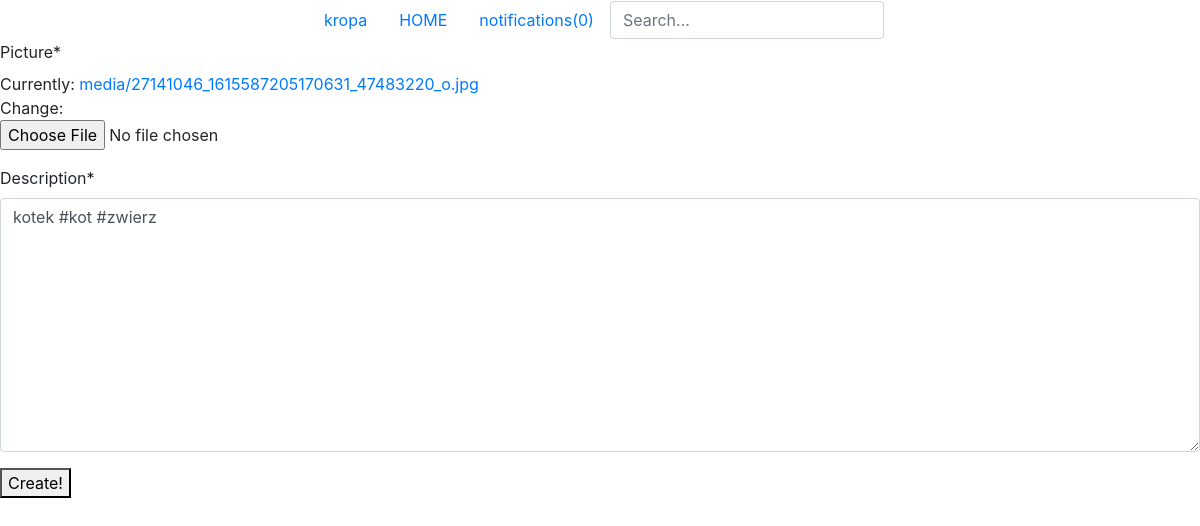
Page /posts/update/6/ (signed in) on the earlier database version.
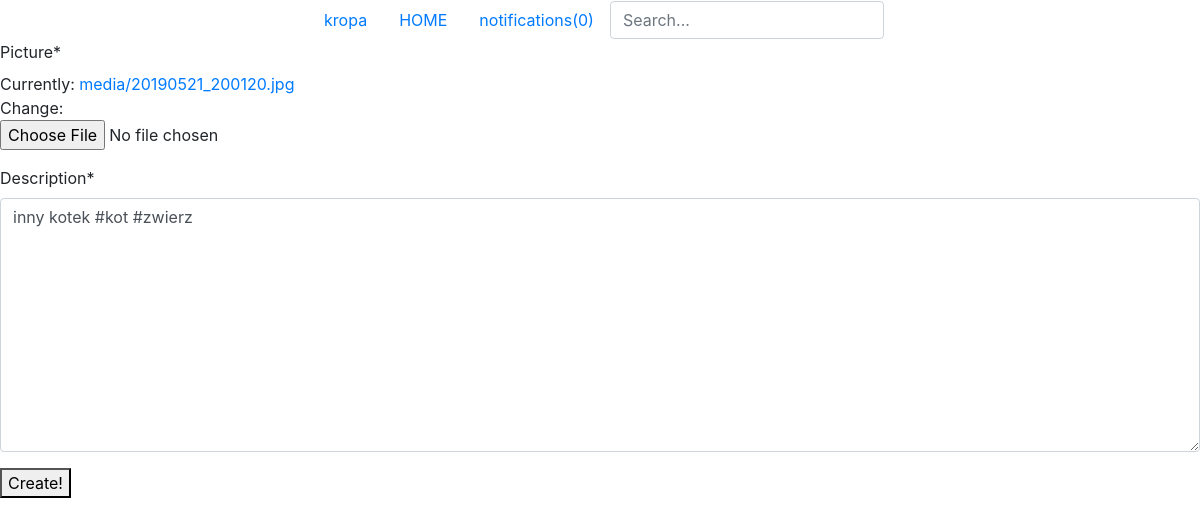
Same page on the later database version.
### posts/models.py (models this page shows, shortened)
class Post(models.Model):
    author = models.ForeignKey(Profile, on_delete=models.CASCADE)
    description = models.TextField(max_length=200)
    picture = models.ImageField(upload_to='media')
    date_of_create = models.DateTimeField(auto_now_add=True)
    like = models.ManyToManyField(Profile, related_name='likes_given')

### posts/views.py (the view)
# urls.py: path('update/<int:pk>/', PostUpdateView.as_view(), name='update_post'),
class PostUpdateView(UserPassesTestMixin, UpdateView):
    model = Post
    template_name = 'posts/create_post.html'
    fields = ['picture', 'description']
    def test_func(self):
        post = self.get_object()
        if self.request.user.profile == post.author:
            return True
        else:
            return False

### users/templatetags/notifilter.py (called while the page is built)
@register.filter
def notifilter(args):
    filtered = []
    for i in args:
        if i.is_read == False:
            filtered.append(i)
    return filtered

### posts/templates/posts/create_post.html (shortened to what this page needs)
{% extends 'users/base.html' %}
{% load crispy_forms_tags %}
{% block content %}
    <form action="" method="post" enctype="multipart/form-data">
        {{ form|crispy }}
        <button>Create!</button>
    </form>
{% endblock %}

Differences in the rows shown:
changed Post: description "kotek #kot #zwierz" → "inny kotek #kot #zwierz"
Other differences:
text no longer shown: "Picture * Currently: media/27141046_1615587205170631_47483220_o.jpg Change: Description *"
text now shown: "Picture * Currently: media/20190521_200120.jpg Change: Description *"
